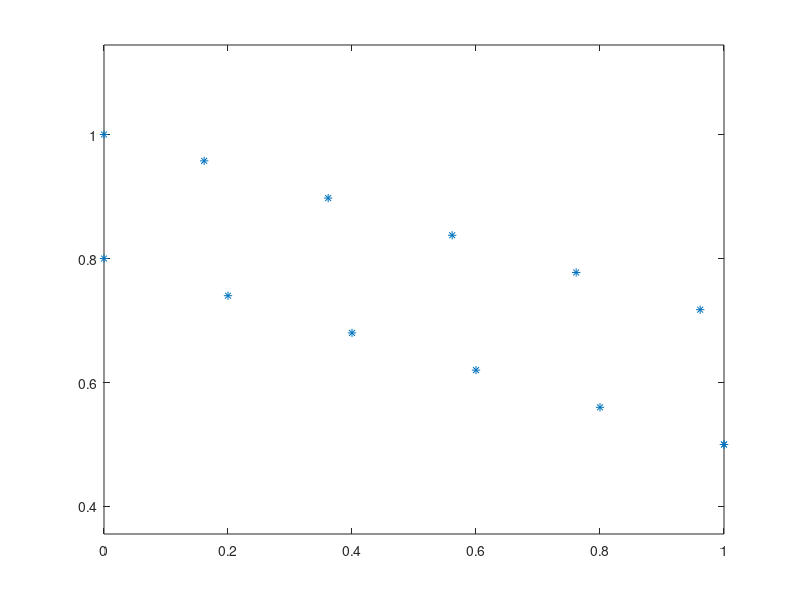

This chart was generated by the following MATLAB code:
clear all;
format long;
start_nodUpper = [0;1];
start_nodLower = [0; 0.8];
slut_nod = [1; 0.5];
antal_noder = 10;
d = 0.2; %avståndet mellan startnoderna

function ret = skapaFackverk(start_nodUpper, start_nodLower, slut_nod, antal_noder, d)
    %Delar upp noderna i övre och undre rad
    antal_noderUpper = ceil(antal_noder/2);
    antal_noderLower = floor(antal_noder/2);

    %Räknar ut om slutnoden är i övre eller undre raden
    is_slut_nod_upper = mod(antal_noder,2) == 1;
    Noder_Lower = start_nodLower;
    Noder_Upper = start_nodUpper;
    Noder = [;];

    %Räknar ut längden på de längsmedliggande balkarna
    if is_slut_nod_upper
       balk_length_b = norm(slut_nod-start_nodUpper)/antal_noderUpper;
       kranvinkel = atan((slut_nod(2)-start_nodUpper(2))/(slut_nod(1)-start_nodUpper(1)));
    else
       balk_length_b = norm(slut_nod-start_nodLower)/antal_noderLower;
       kranvinkel = atan((slut_nod(1)-start_nodLower(1))/(slut_nod(2)-start_nodLower(2)));
    end

    %Räknar ut längden på de tvärgående balkarna
    balk_length_a = sqrt(power(d, 2) + power(balk_length_b/2, 2));

    %Räknar ut vinkeln på balkarna
    theta = atan(balk_length_b/(2*d));
    
    %Skapar fackverket, den generar en rad utifrån den andra, beroende på
    %om slutnoden är överst eller underst
    if is_slut_nod_upper
        delta_x = (slut_nod(1)-start_nodUpper(1))/antal_noderUpper;
        delta_y = (slut_nod(2)-start_nodUpper(2))/antal_noderUpper;
        x0 = start_nodUpper(1);
        y0 = start_nodUpper(2);
        for i = 1:antal_noderUpper
            x1 = x0 + delta_x;
            x0 = x1;
        
            y1 = y0 + delta_y;
            y0 = y1;
        
            Noder_Upper(1,end+1) = x1;
            Noder_Upper(2,end) = y1;
        end

        v = pi - (kranvinkel + theta);
        delta_x = balk_length_a.*sin(v);
        delta_y = balk_length_a.*cos(v);

        for i = 1:(antal_noderUpper-1)
            ny_nod_x = Noder_Upper(1, i+1) + delta_x;
            ny_nod_y = Noder_Upper(2, i+1) + delta_y;
            Noder_Lower(1, end+1) = ny_nod_x;
            Noder_Lower(2, end) = ny_nod_y;
        end

        for i = 1:(antal_noderUpper)
            Noder(1, end+1) = Noder_Lower(1, i);
            Noder(2, end) = Noder_Lower(2, i);
            Noder(1, end+1) = Noder_Upper(1, i);
            Noder(2, end) = Noder_Upper(2, i);
        end
        Noder(1, end+1) = Noder_Upper(1, end);
        Noder(2, end) = Noder_Upper(2, end);
    else
        delta_x = (slut_nod(1)-start_nodLower(1))/antal_noderLower;
        delta_y = (slut_nod(2)-start_nodLower(2))/antal_noderLower;
        x0 = start_nodLower(1);
        y0 = start_nodLower(2);
        for i = 1:antal_noderLower
            x1 = x0 + delta_x;
            x0 = x1;
        
            y1 = y0 + delta_y;
            y0 = y1;
        
            Noder_Lower(1,end+1) = x1;
            Noder_Lower(2,end) = y1;
        end

        v = -1*(theta + kranvinkel);
        delta_x = balk_length_a*sin(v);
        delta_y = balk_length_a*cos(v);

        for i = 1:(antal_noderLower)
            ny_nod_x = Noder_Lower(1, i) + delta_x;
            ny_nod_y = Noder_Lower(2, i) + delta_y;
            Noder_Upper(1, end+1) = ny_nod_x;
            Noder_Upper(2, end) = ny_nod_y;
        end

        for i = 1:(antal_noderLower+1)
            Noder(1, end+1) = Noder_Upper(1, i);
            Noder(2, end) = Noder_Upper(2, i);
            Noder(1, end+1) = Noder_Lower(1, i);
            Noder(2, end) = Noder_Lower(2, i);
        end

        Noder(1, end+1) = Noder_Lower(1, end);
        Noder(2, end) = Noder_Lower(2, end);
    
    end
    
    %Returnerar noderna i en matris
    ret = Noder;
    
end

Noder = skapaFackverk(start_nodUpper, start_nodLower, slut_nod, antal_noder, d);
plot(Noder(1, :), Noder(2, :), "*")
hold on;
axis equal;
hold off;


